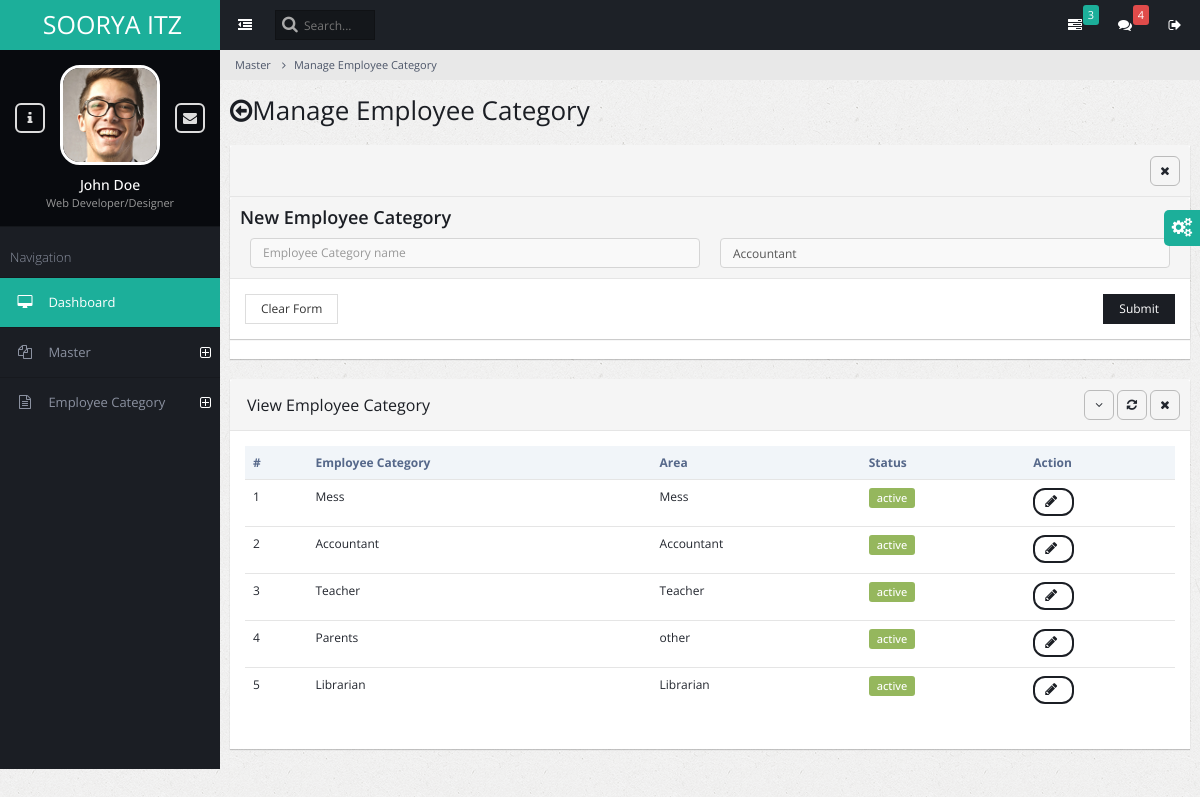
The app's page /admin_employee_category_manage/ with its own data.
### admin_master/models.py (models this page shows)
class Academicemployee(models.Model):
    EMPLOYEE_TYPE_CHOICES=[
        (1,'Accountant'),
        (2,'Teacher'),
        (3,'Mess'),
        (4,'Librarian'),
        (5,'other'),
    ]
    employee_cat_name =  models.CharField(max_length=260)
    employee_cat_area = models.IntegerField(choices=EMPLOYEE_TYPE_CHOICES)
    employee_cat_status=models.IntegerField(default=1)

### admin_master/views.py (the view, shortened to what this page needs)
# urls.py: path('admin_employee_category_manage/', views.admin_employee_category_manage, name='admin_employee_category_manage'),
def admin_employee_category_manage(request):
    success_message = None
    error_message = None
    Employeecat = Academicemployee.objects.all()
    context = {
        'errormessage': error_message,
        'successmessage': success_message,
        'Employeecat': Employeecat,
        'settings':settings
    }
    return render (request, 'admin_master_employee_category_manage.html',context)

### admin_master/templates/admin_master_employee_category_manage.html (shortened to what this page needs)
{% extends "base.html" %}
{% block content %}
<ul class="breadcrumb">
    <li><a href="#">Master</a></li>
    <li><a href="#">Manage Employee Category</a></li>
</ul>
<div class="page-title">
    <h2><span class="fa fa-arrow-circle-o-left"></span>Manage Employee Category</h2>
</div>
<div class="page-content-wrap">
    <div class="row">
        <div class="col-md-12">
            <div class="panel panel-default">
                <div class="panel-heading">
                    <ul class="panel-controls">
                        <li><a href="#" class="panel-remove"><span class="fa fa-times"></span></a></li>
                    </ul>
                </div>
                <form method='post' >
        <div class="panel panel-default">
            <div class="panel-heading">
            <div class="row">
                <h3>  New Employee Category </h3>
            <div class="col-md-6">
                <input type="text" placeholder="Employee Category name"  autofocus class="form-control" name="empcatname" class="panel-title">
            </div>
            <div class="col-md-6">
                <select class="form-control" name="empcatarea">
                    <option value="{{settings.EMPLOYEE_CAT_ACCOUNTANT}}">Accountant</option>
                </select>
            </div>
            </div>
        </div>
        <div class="panel-body d-flex justify-content-between">
            <button class="btn btn-default">Clear Form</button>
            <button class="btn btn-primary pull-right">Submit</button>
        </div>
        </div>
    </form>
    </div>
</div>
<div class="page-content-wrap">
    <div class="row">
        <div class="col-md-12">
                     <div class="panel panel-default">
                        <div class="panel-heading">
                            <h3 class="panel-title">View Employee Category</h3>
                            <ul class="panel-controls">
                                <li><a href="#" class="panel-collapse"><span class="fa fa-angle-down"></span></a></li>
                                <li><a href="#" class="panel-refresh"><span class="fa fa-refresh"></span></a></li>
                                <li><a href="#" class="panel-remove"><span class="fa fa-times"></span></a></li>
                            </ul>
                        </div>
                        <div class="panel-body">
                            <table class="table datatable">
                                <thead>
                                    <tr>
                                        <th>#</th>
                                        <th>Employee Category</th>
                                        <th>Area</th>
                                        <th>Status</th>
                                        <th>Action</th>
                                    </tr>
                                </thead>
                                <tbody>
                                    {% for employeecategory in Employeecat %}
                                    <tr>
                                        <td>{{ forloop.counter }}</td>
                                        <td>{{ employeecategory.employee_cat_name }}</td>
                                        <td>{{ employeecategory.get_employee_cat_area_display }}</td>
                                        <td> {% if employeecategory.employee_cat_status == 1 %}
                      <p class="badge badge-success">active
                       </td>
                       {% else %}
                       <p class="badge badge-danger">deactive</td>
                         {% endif %}</td>
                                        <td>
                                            <button class="btn btn-primary btn-rounded"  onclick=" edit_emp({{employeecategory.id}});">
                                                <span  id= "spinner{{employeecategory.id}}" class="fa fa-pencil" ></span>
                                            </button>
                                        </td>
                                    </tr>
                                    {% endfor %}
                                </tbody>
                            </table>
                        </div>
                    </div>
{% endblock   %}

### records on screen
Academicemployee: employee_cat_name "Mess", employee_cat_area "Mess", employee_cat_status "active"
Academicemployee: employee_cat_name "Accountant", employee_cat_area "Accountant", employee_cat_status "active"
Academicemployee: employee_cat_name "Teacher", employee_cat_area "Teacher", employee_cat_status "active"
Academicemployee: employee_cat_name "Parents", employee_cat_area "other", employee_cat_status "active"
Academicemployee: employee_cat_name "Librarian", employee_cat_area "Librarian", employee_cat_status "active"
